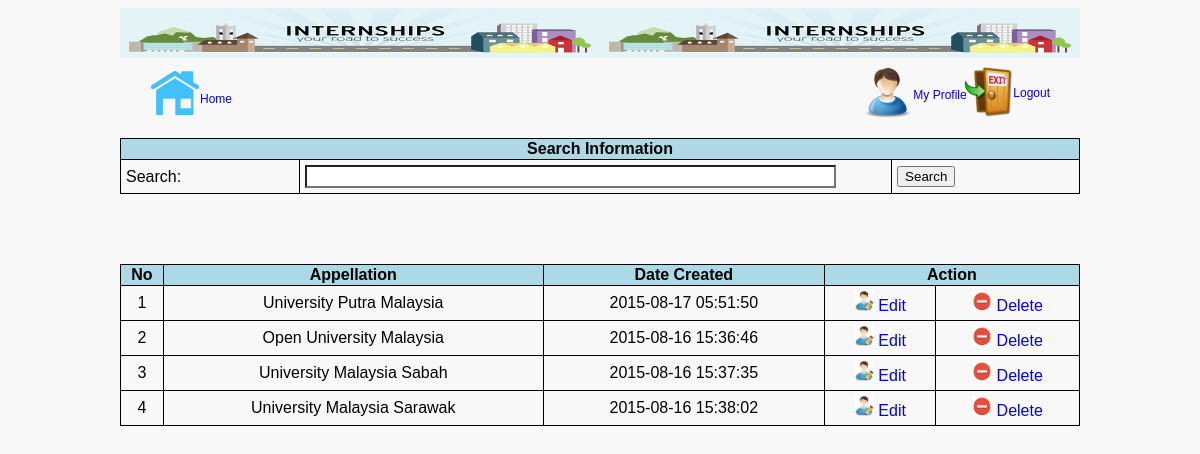
The app's page /admin_institute_list.php (signed in) with its own data.
### tables this page shows
CREATE TABLE IF NOT EXISTS `institute` (
  `id` int(11) NOT NULL AUTO_INCREMENT,
  `appellation` text NOT NULL,
  `DT_CREATE` datetime NOT NULL,
  `IDENT` varchar(50) NOT NULL,
  PRIMARY KEY (`id`)
);

### admin_institute_list.php (the view, shortened to what this page needs)
<?php
require_once('inc/connect.php');
$i = 0;
$list = array();
if($_SERVER["REQUEST_METHOD"] == "POST") {
	$searchtext = trim($_POST['searchText']);
	$query = mysqli_query($con, "SELECT * FROM institute WHERE appellation LIKE '%$searchtext%'");
	$count = mysqli_num_rows($query);
	if($count > 0) {
		while($row = mysqli_fetch_assoc($query)) {
			$i++;
			$appellation = $row['appellation'];
			$dt = $row['DT_CREATE'];
			$list[] = array($i, $appellation, $dt);
		}
	}
	else {
		$msg = "<div align=\"center\" style=\"margin-top:50px;\"><font color=\"red\">No result found.</font></div>";
	}
}
else {
	$query = mysqli_query($con, "SELECT * FROM institute");
	while($row = mysqli_fetch_assoc($query)) {
		$i++;
		$appellation = $row['appellation'];
		$dt = $row['DT_CREATE'];
		$list[] = array($i, $appellation, $dt);
	}
}
?>
<!DOCTYPE html PUBLIC "-//W3C//DTD XHTML 1.0 Strict//EN" "http://www.w3.org/TR/xhtml1/DTD/xhtml1-strict.dtd">
<html xmlns="http://www.w3.org/1999/xhtml" xml:lang="en" lang="en">
<head>
<link rel="stylesheet" href="css/style.css">
</head>
<body>
	<div id="SiteBody">
		<div id="header-form"></div>
		<div id="nav-left">
			<a href="menu.php" class="link"><img src="/eintern/images/home.png" alt="home">
				<div class="title-left">
					Home
				</div>
			</a>
		</div>
		<div id="nav-right">
			<a href="#" class="link"><img src="/eintern/images/profile.png" alt="profile" class="profile">
				<div class="title-med">My Profile</div>
			</a>
			<a href="logout.php" class="link"><img src="/eintern/images/logout.png" alt="logout" class="logout">
				<div class="title-right">Logout</div>
			</a>
		</div>
		<div id="container">
			<div class="searchLog">
				<form method="post" action="<?php echo htmlspecialchars($_SERVER["PHP_SELF"]); ?>">
					<table style="margin-top:0%;">
						<th colspan="6">Search Information</th>
						<tr>
							<td>Search:</td>
							<td><input type="text" name="searchText" /></td>
							<td><input type="submit" value="Search" /></td>
						</tr>
					</table>
				</form>
			</div>
				<?php
				if(isset($msg)) {
					echo $msg;
				}
				else {
			?>
			<table>
				<th>No</th>
				<th>Appellation</th>
				<th>Date Created</th>
				<th colspan="2">Action</th>
				<tr>
				<?php
					$n = 0;
					$max = sizeOf($list);
					$query = mysqli_query($con, "SELECT id FROM institute");
					while($n < $max) {
						foreach($list[$n] as $value) {
							echo '<td align="center">'.$value.'</td>';
						}
						$row = mysqli_fetch_array($query);
						$id = $row['id'];
						echo '<td align="center"><a href="admin_major_update.php?edit='.$id.'"><img src="images/edit.png" width="20" height="20" /> Edit</td>';
						echo '<td align="center"><a href="admin_major_update.php?del='.$id.'"><img src="images/delete.png" width="20" height="20" /> Delete</td>';
						$n++;
					}
				?>
				</tr>
			</table>
			<?php } ?>
		</div>
	</div>
</body>
</html>

### css/style.css (style rules this page uses)
body { font-family:Arial, Helvetica, sans-serif; background:#F8F8F8; }
#SiteBody { width:960px; margin: 0 auto; min-width:300px; max-width:2000px; }
.searchLog { margin-top:80px; }
input[type="text"] { width: 90%; display: block; margin: 0; font-family: sans-serif; font-size: 15px; appearance: none; box-shadow: none; border-radius: none; }
table { border-collapse: collapse; width:100%; margin-top:70px; }
table, th, td { border:1px solid black; }
th { background:lightblue; }
td { padding:5px; }
.title-left { font-size:12px; margin-left:50px; margin-top:-30px; }
.title-med { font-size:12px; margin-left:50px; margin-top:20px; }
.title-right { font-size:12px; margin-left:150px; margin-top:-35px; }
img.profile { position:absolute; }
img.logout { margin-left:100px; margin-top:-35px; }
a:link { text-decoration:none; }
#header-form { width:960px; height:50px; background:lightblue; background-image:url("../images/banner2.png"); }
#nav-left { height:50px; float:left; margin-top:10px; margin-left:30px; }
#nav-right { height:50px; margin-top:10px; float:right; margin-right:30px; }

### records on screen
institute: id "1", appellation "University Putra Malaysia", DT_CREATE "2015-08-17 05:51:50"
institute: id "2", appellation "Open University Malaysia", DT_CREATE "2015-08-16 15:36:46"
institute: id "3", appellation "University Malaysia Sabah", DT_CREATE "2015-08-16 15:37:35"
institute: id "4", appellation "University Malaysia Sarawak", DT_CREATE "2015-08-16 15:38:02"
